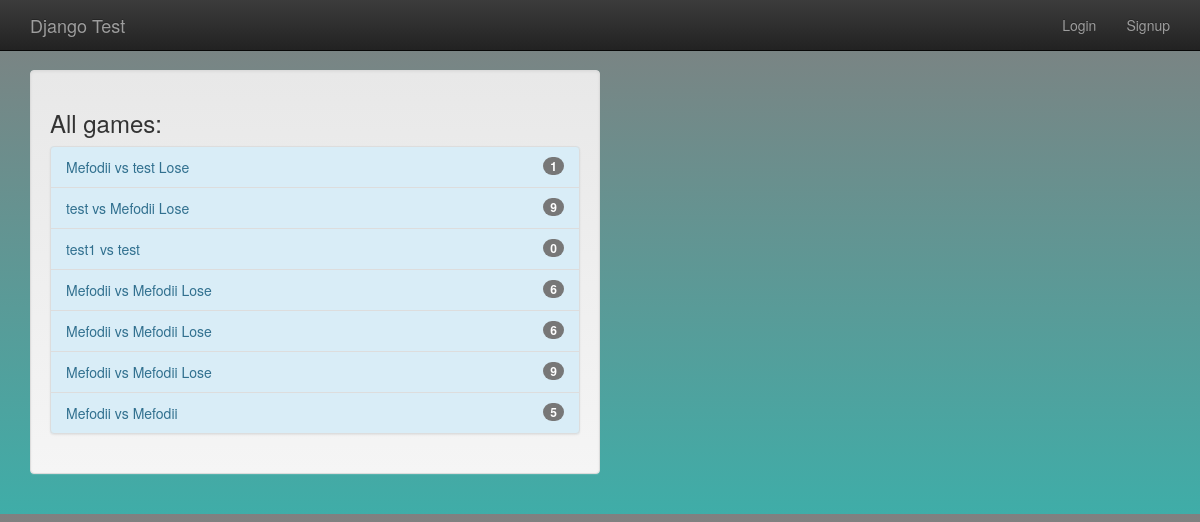
Page /games/all_games on the earlier database version.
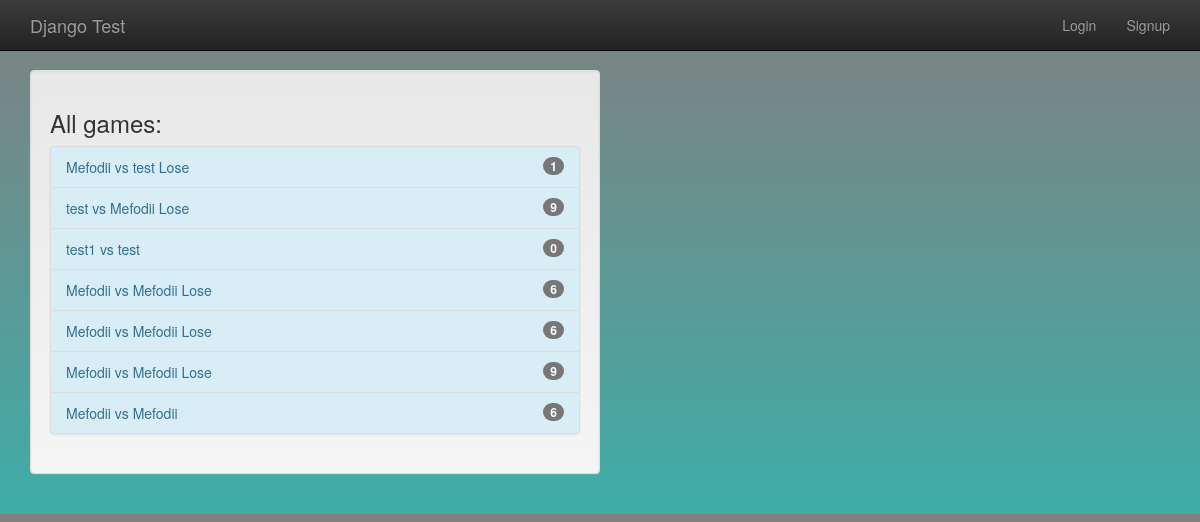
Same page on the later database version.
### gameplay/models.py (models this page shows, shortened)
class Game(models.Model):
    first_player = models.ForeignKey(User, related_name="games_first_player", on_delete=models.CASCADE)
    second_player = models.ForeignKey(User, related_name="games_second_player", on_delete=models.CASCADE)
    start_time = models.DateTimeField(auto_now_add=True)
    last_active = models.DateTimeField(auto_now=True)
    status = models.CharField(max_length=1, default='F', choices=GAME_STATUS_CHOICES)
    objects = GameQuerySet.as_manager()
    def get_absolute_url(self):
        return reverse("gameplay_detail", args=[self.id])
    def __str__(self):
        return "{0} vs {1}".format(self.first_player, self.second_player)

### gameplay/views.py (the view)
# urls.py: path("all_games", AllGamesList.as_view()),
class AllGamesList(ListView):
    model = Game

### templates/gameplay/game_list.html
{% extends "base.html" %}
{% block content %}
    <div class="well col-sm-6">
        <h3>All games:</h3>
        {% include "player/game_list_snippet.html" with games_list=object_list %}
    </div>
{% endblock %}

### templates/player/game_list_snippet.html
{% if games_list %}
    <div class="list-group bg-info">
        {% for game in games_list %}
            <a class="list-group-item list-group-item-info"
               href="{{ game.get_absolute_url }}">
                {{ game }}
                {% if game.status not in "FS" %}
                    {% if game.status == "D" %}
                        Draw
                    {% elif game.status == "W" and user == game.first_player %}
                        Win
                    {% elif game.status == "L" and user == game.second_player %}
                        Win
                    {% else %}
                        Lose
                    {% endif %}
                {% endif %}
                <span class="badge">{{ game.move_set.count }}</span>
            </a>
        {% endfor %}
    </div>
{% endif %}

Differences in the rows shown:
changed Game (number 7 of 7 on the later page): move_set.count "5" → "6"
